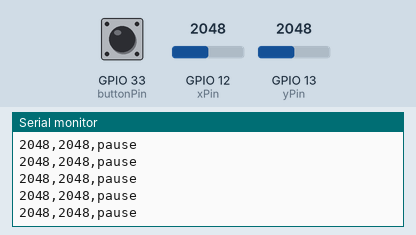
Bench run of a sketch on a simulated ESP32. On the bench: the last lines printed to the serial monitor. The inputs (shaded band) are chosen by the test bench; at power-on: GPIO 33 (buttonPin) HIGH, GPIO 12 (xPin) = 2048, GPIO 13 (yPin) = 2048.

Above: at 1.2 s.
1.3 s: GPIO 33 (buttonPin) pulled LOW for 0.15 s
At 1.51 s:
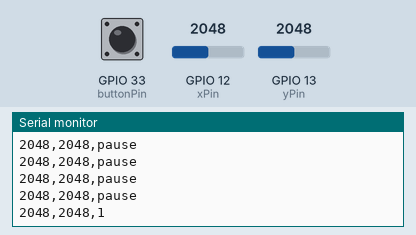
3.4 s: GPIO 12 (xPin) set to 2866
At 3.42 s:
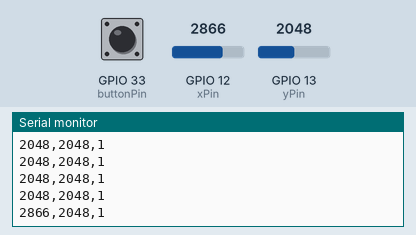
4.9 s: GPIO 13 (yPin) set to 2866
At 4.92 s:
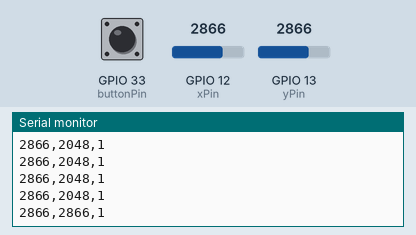
6.4 s: GPIO 33 (buttonPin) pulled LOW for 1 s
At 7.53 s:
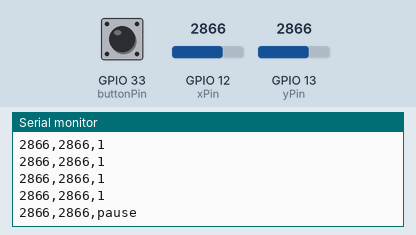
8.9 s: GPIO 12 (xPin) set to 3603
At 8.93 s:
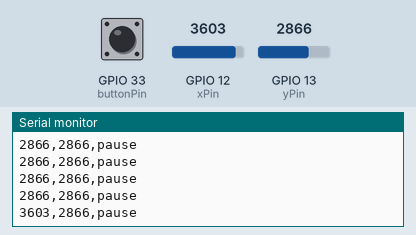
10.4 s: GPIO 13 (yPin) set to 3603
At 10.44 s:
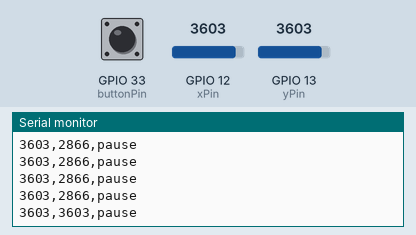
Timing chart, 0 to 12.9 s (numbered marks = the images above; inputs shaded):
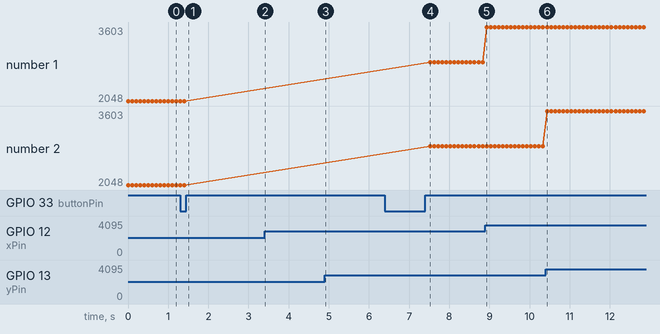

The sketch:

vF_module2_esp32.ino
```cpp
// Code modeled from ESP32 I/O Documentation for connecting a button
// source: https://esp32io.com/tutorials/esp32-button#:~:text=One%20button's%20pin%20is%20connected,button%20is%20pressed%20or%20NOT

const int buttonPin = 33;
const int xPin = 12;
const int yPin = 13;


int buttonState;                // current state of the button
int lastButtonState = HIGH;     // previous state of the button


int buttonVal;
int xVal;
int yVal;
int count = 0;

void setup() {
  // put your setup code here, to run once:

  pinMode(buttonPin, INPUT_PULLUP);
  pinMode(xPin, INPUT_PULLUP);
  pinMode(yPin, INPUT_PULLUP);
  Serial.begin(9600); //match baud rate
}

void loop() {

  buttonState = digitalRead(buttonPin);
  xVal = analogRead(xPin);
  yVal = analogRead(yPin);

  // display our data separated by a comma for easy parsing in Processing code
  Serial.print(xVal);
  Serial.print(",");
  Serial.print(yVal);
  Serial.print(",");

    if (lastButtonState == LOW && buttonState == HIGH) {
      // if the current state is HIGH then the button went from off to on:
      // music should play
      Serial.print(1);
      count += 1; //increment button push count - ensures music plays until next button push

    } else if (count % 2 == 0){
      // if the current state is LOW then the button went from on to off:
      //pause music
      Serial.printf("pause");
    }

     else {
      Serial.print(1);
     }

  // Print new line for easy trimming in Processing code
  Serial.print("\n");
  lastButtonState = buttonState;
  delay(100);
}
```

Measured:
- after the input at 1.3 s, the serial monitor: prints a new line after 0.21 s (image 1)
- after the input at 3.4 s, the serial monitor: prints a new line at once (image 2)
- after the input at 4.9 s, the serial monitor: prints a new line at once (image 3)
- after the input at 6.4 s, the serial monitor: prints a new line after 1.1 s (image 4)
- after the input at 8.9 s, the serial monitor: prints a new line at once (image 5)
- after the input at 10.4 s, the serial monitor: prints a new line at once (image 6)
- plotted number 1: 2866 → 3603 after the input at 8.9 s
